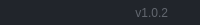
              <widget class="QFrame" name="frame_grip">
               <property name="minimumSize">
                <size>
                 <width>0</width>
                 <height>25</height>
                </size>
               </property>
               <property name="maximumSize">
                <size>
                 <width>16777215</width>
                 <height>25</height>
                </size>
               </property>
               <property name="styleSheet">
                <string notr="true">background-color: rgb(33, 37, 43);</string>
               </property>
               <property name="frameShape">
                <enum>QFrame::NoFrame</enum>
               </property>
               <property name="frameShadow">
                <enum>QFrame::Raised</enum>
               </property>
               <layout class="QHBoxLayout" name="horizontalLayout_6">
                <property name="spacing">
                 <number>0</number>
                </property>
                <property name="leftMargin">
                 <number>0</number>
                </property>
                <property name="topMargin">
                 <number>0</number>
                </property>
                <property name="rightMargin">
                 <number>2</number>
                </property>
                <property name="bottomMargin">
                 <number>0</number>
                </property>
                <item>
                 <widget class="QFrame" name="frame_label_bottom">
                  <property name="frameShape">
                   <enum>QFrame::NoFrame</enum>
                  </property>
                  <property name="frameShadow">
                   <enum>QFrame::Raised</enum>
                  </property>
                  <layout class="QHBoxLayout" name="horizontalLayout_7">
                   <property name="spacing">
                    <number>0</number>
                   </property>
                   <property name="leftMargin">
                    <number>10</number>
                   </property>
                   <property name="topMargin">
                    <number>0</number>
                   </property>
                   <property name="rightMargin">
                    <number>10</number>
                   </property>
                   <property name="bottomMargin">
                    <number>0</number>
                   </property>
                   <item>
                    <widget class="QLabel" name="label_credits">
                     <property name="font">
                      <font>
                       <family>Segoe UI</family>
                      </font>
                     </property>
                     <property name="styleSheet">
                      <string notr="true">color: rgb(98, 103, 111);</string>
                     </property>
                     <property name="text">
                     </property>
                    </widget>
                   </item>
                   <item>
                    <widget class="QLabel" name="label_version">
                     <property name="maximumSize">
                      <size>
                       <width>100</width>
                       <height>16777215</height>
                      </size>
                     </property>
                     <property name="font">
                      <font>
                       <family>Segoe UI</family>
                      </font>
                     </property>
                     <property name="styleSheet">
                      <string notr="true">color: rgb(98, 103, 111);</string>
                     </property>
                     <property name="text">
                      <string>v1.0.2</string>
                     </property>
                     <property name="alignment">
                      <set>Qt::AlignRight|Qt::AlignTrailing|Qt::AlignVCenter</set>
                     </property>
                    </widget>
                   </item>
                  </layout>
                 </widget>
                </item>
                <item>
                 <widget class="QFrame" name="frame_size_grip">
                  <property name="maximumSize">
                   <size>
                    <width>20</width>
                    <height>20</height>
                   </size>
                  </property>
                  <property name="styleSheet">
                   <string notr="true">QSizeGrip {
	background-image: url(:/16x16/icons/16x16/cil-size-grip.png);
	background-position: center;
	background-repeat: no-reperat;
}</string>
                  </property>
                  <property name="frameShape">
                   <enum>QFrame::NoFrame</enum>
                  </property>
                  <property name="frameShadow">
                   <enum>QFrame::Raised</enum>
                  </property>
                 </widget>
                </item>
               </layout>
              </widget>
